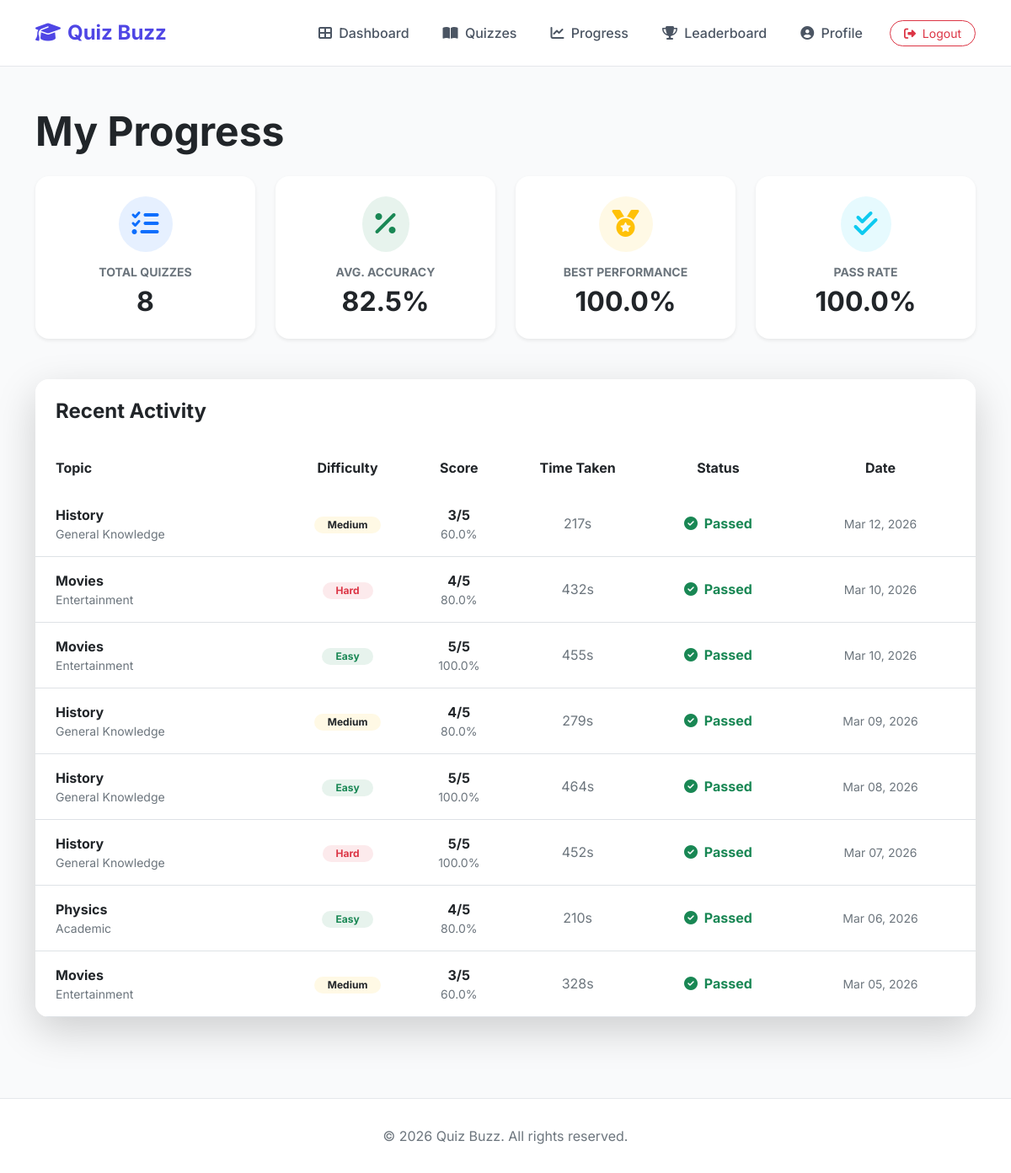
Page /quizzes/progress/ (signed in) on the committed database.
### quizzes/models.py (models this page shows, shortened)
class QuizResult(models.Model):
    quiz_session = models.OneToOneField(QuizSession, on_delete=models.CASCADE, related_name='result')
    score = models.IntegerField()
    total_questions = models.IntegerField()
    percentage = models.FloatField()
    passed = models.BooleanField()
    time_taken = models.IntegerField() # in seconds

class QuizSession(models.Model):
    user = models.ForeignKey(User, on_delete=models.CASCADE)
    subcategory = models.ForeignKey(Subcategory, on_delete=models.CASCADE)
    difficulty = models.CharField(max_length=20)
    created_at = models.DateTimeField(auto_now_add=True)
    completed_at = models.DateTimeField(null=True, blank=True)
    timer_duration = models.IntegerField(default=0) # in seconds
    started_at = models.DateTimeField(null=True, blank=True)

class Subcategory(models.Model):
    category = models.ForeignKey(Category, related_name='subcategories', on_delete=models.CASCADE)
    name = models.CharField(max_length=100)
    description = models.TextField(blank=True)
    class Meta:
        verbose_name_plural = "Subcategories"

class Category(models.Model):
    name = models.CharField(max_length=100)
    icon = models.CharField(max_length=50, help_text="FontAwesome icon class name (e.g., fa-book)", blank=True)
    image = models.ImageField(upload_to='category_images/', blank=True, null=True)
    description = models.TextField(blank=True)
    class Meta:
        verbose_name_plural = "Categories"

### quizzes/views.py (the view)
# urls.py: path('progress/', views.user_progress, name='user_progress'),
@login_required
def user_progress(request):
    from .models import QuizResult, QuizSession
    from django.db.models import Avg, Max, Count
    results = QuizResult.objects.filter(quiz_session__user=request.user).select_related('quiz_session', 'quiz_session__subcategory').order_by('-quiz_session__completed_at')
    stats = results.aggregate(
        avg_percentage=Avg('percentage'),
        max_percentage=Max('percentage'),
        total_quizzes=Count('id')
    )
    total = stats['total_quizzes']
    passed = results.filter(passed=True).count()
    status_rate = (passed / total * 100) if total > 0 else 0
    context = {
        'results': results,
        'stats': stats,
        'pass_rate': round(status_rate, 1)
    }
    return render(request, 'quizzes/user_progress.html', context)

### templates/quizzes/user_progress.html (shortened to what this page needs)
{% extends 'base.html' %}
{% block content %}
<div class="row mb-5">
    <div class="col-12">
        <h1 class="display-5 fw-bold text-dark mb-4">My Progress</h1>
        <div class="row g-4 mb-5">
            <div class="col-md-3">
                <div class="card border-0 shadow-sm rounded-4 h-100">
                    <div class="card-body p-4 text-center">
                        <div class="bg-primary bg-opacity-10 p-3 rounded-circle d-inline-block mb-3">
                            <i class="fas fa-tasks fa-2x text-primary"></i>
                        </div>
                        <h6 class="text-secondary text-uppercase small fw-bold">Total Quizzes</h6>
                        <h2 class="fw-bold mb-0">{{ stats.total_quizzes|default:0 }}</h2>
                    </div>
                </div>
            </div>
            <div class="col-md-3">
                <div class="card border-0 shadow-sm rounded-4 h-100">
                    <div class="card-body p-4 text-center">
                        <div class="bg-success bg-opacity-10 p-3 rounded-circle d-inline-block mb-3">
                            <i class="fas fa-percentage fa-2x text-success"></i>
                        </div>
                        <h6 class="text-secondary text-uppercase small fw-bold">Avg. Accuracy</h6>
                        <h2 class="fw-bold mb-0">{{ stats.avg_percentage|default:0|floatformat:1 }}%</h2>
                    </div>
                </div>
            </div>
            <div class="col-md-3">
                <div class="card border-0 shadow-sm rounded-4 h-100">
                    <div class="card-body p-4 text-center">
                        <div class="bg-warning bg-opacity-10 p-3 rounded-circle d-inline-block mb-3">
                            <i class="fas fa-medal fa-2x text-warning"></i>
                        </div>
                        <h6 class="text-secondary text-uppercase small fw-bold">Best Performance</h6>
                        <h2 class="fw-bold mb-0">{{ stats.max_percentage|default:0|floatformat:1 }}%</h2>
                    </div>
                </div>
            </div>
            <div class="col-md-3">
                <div class="card border-0 shadow-sm rounded-4 h-100">
                    <div class="card-body p-4 text-center">
                        <div class="bg-info bg-opacity-10 p-3 rounded-circle d-inline-block mb-3">
                            <i class="fas fa-check-double fa-2x text-info"></i>
                        </div>
                        <h6 class="text-secondary text-uppercase small fw-bold">Pass Rate</h6>
                        <h2 class="fw-bold mb-0">{{ pass_rate }}%</h2>
                    </div>
                </div>
            </div>
        </div>
        <div class="card border-0 shadow-lg rounded-4 overflow-hidden">
            <div class="card-header bg-white border-0 p-4">
                <h4 class="fw-bold mb-0">Recent Activity</h4>
            </div>
            <div class="card-body p-0">
                <div class="table-responsive">
                    <table class="table table-hover align-middle mb-0">
                        <thead class="bg-light">
                            <tr>
                                <th class="px-4 py-3 border-0">Topic</th>
                                <th class="py-3 border-0 text-center">Difficulty</th>
                                <th class="py-3 border-0 text-center">Score</th>
                                <th class="py-3 border-0 text-center">Time Taken</th>
                                <th class="py-3 border-0 text-center">Status</th>
                                <th class="px-4 py-3 border-0 text-center">Date</th>
                            </tr>
                        </thead>
                        <tbody>
                            {% for result in results %}
                            <tr>
                                <td class="px-4 py-3">
                                    <div class="fw-bold">{{ result.quiz_session.subcategory.name }}</div>
                                    <div class="text-secondary small">{{ result.quiz_session.subcategory.category.name }}</div>
                                </td>
                                <td class="py-3 text-center">
                                    <span
                                        class="badge rounded-pill {% if result.quiz_session.difficulty == 'easy' %}bg-success{% elif result.quiz_session.difficulty == 'medium' %}bg-warning text-dark{% else %}bg-danger{% endif %} bg-opacity-10 {% if result.quiz_session.difficulty == 'easy' %}text-success{% elif result.quiz_session.difficulty == 'medium' %}text-warning{% else %}text-danger{% endif %} px-3">
                                        {{ result.quiz_session.difficulty|title }}
                                    </span>
                                </td>
                                <td class="py-3 text-center">
                                    <div class="fw-bold">{{ result.score }}/{{ result.total_questions }}</div>
                                    <div class="text-secondary small">{{ result.percentage|floatformat:1 }}%</div>
                                </td>
                                <td class="py-3 text-center text-secondary">
                                    {{ result.time_taken }}s
                                </td>
                                <td class="py-3 text-center">
                                    {% if result.passed %}
                                    <span class="text-success fw-bold"><i class="fas fa-check-circle me-1"></i>
                                        Passed</span>
                                    {% else %}
                                    <span class="text-danger fw-bold"><i class="fas fa-times-circle me-1"></i>
                                        Failed</span>
                                    {% endif %}
                                </td>
                                <td class="px-4 py-3 text-center text-secondary small">
                                    {{ result.quiz_session.completed_at|date:"M d, Y" }}
                                </td>
                            </tr>
                            {% endfor %}
                        </tbody>
                    </table>
                </div>
            </div>
        </div>
    </div>
</div>
{% endblock %}

### templates/base.html (style rules this page uses)
:root { --primary-color: #4f46e5; --secondary-color: #6366f1; --bg-color: #f9fafb; --text-color: #1f2937; }
body { font-family: 'Inter', sans-serif; background-color: var(--bg-color); color: var(--text-color); min-height: 100vh; display: flex; flex-direction: column; }

### rows in the picture
QuizResult: quiz_session.subcategory.name "History", quiz_session.subcategory.category.name "General Knowledge", quiz_session.difficulty "Medium", score "3", total_questions "5", percentage "60.0", time_taken "217", passed True (drawn), quiz_session.completed_at "Mar 12, 2026"
QuizResult: quiz_session.subcategory.name "Movies", quiz_session.subcategory.category.name "Entertainment", quiz_session.difficulty "Hard", score "4", total_questions "5", percentage "80.0", time_taken "432", passed True (drawn), quiz_session.completed_at "Mar 10, 2026"
QuizResult: quiz_session.subcategory.name "Movies", quiz_session.subcategory.category.name "Entertainment", quiz_session.difficulty "Easy", score "5", total_questions "5", percentage "100.0", time_taken "455", passed True (drawn), quiz_session.completed_at "Mar 10, 2026"
QuizResult: quiz_session.subcategory.name "History", quiz_session.subcategory.category.name "General Knowledge", quiz_session.difficulty "Medium", score "4", total_questions "5", percentage "80.0", time_taken "279", passed True (drawn), quiz_session.completed_at "Mar 09, 2026"
QuizResult: quiz_session.subcategory.name "History", quiz_session.subcategory.category.name "General Knowledge", quiz_session.difficulty "Easy", score "5", total_questions "5", percentage "100.0", time_taken "464", passed True (drawn), quiz_session.completed_at "Mar 08, 2026"
QuizResult: quiz_session.subcategory.name "History", quiz_session.subcategory.category.name "General Knowledge", quiz_session.difficulty "Hard", score "5", total_questions "5", percentage "100.0", time_taken "452", passed True (drawn), quiz_session.completed_at "Mar 07, 2026"
QuizResult: quiz_session.subcategory.name "Physics", quiz_session.subcategory.category.name "Academic", quiz_session.difficulty "Easy", score "4", total_questions "5", percentage "80.0", time_taken "210", passed True (drawn), quiz_session.completed_at "Mar 06, 2026"
QuizResult: quiz_session.subcategory.name "Movies", quiz_session.subcategory.category.name "Entertainment", quiz_session.difficulty "Medium", score "3", total_questions "5", percentage "60.0", time_taken "328", passed True (drawn), quiz_session.completed_at "Mar 05, 2026"

### other values in the picture
{{ stats.total_quizzes|default:0 }} "8"
{{ stats.avg_percentage|default:0|floatformat:1 }} "82.5"
{{ stats.max_percentage|default:0|floatformat:1 }} "100.0"
{{ pass_rate }} "100.0"
